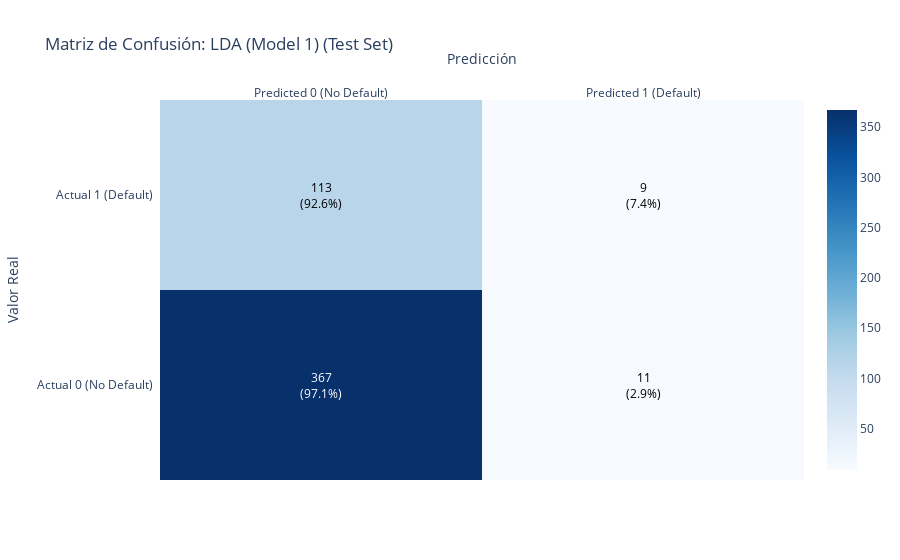
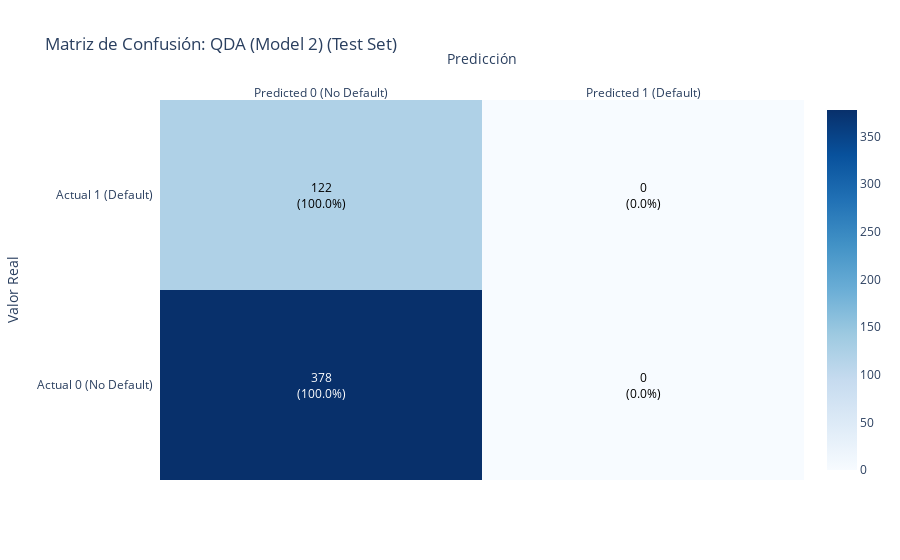
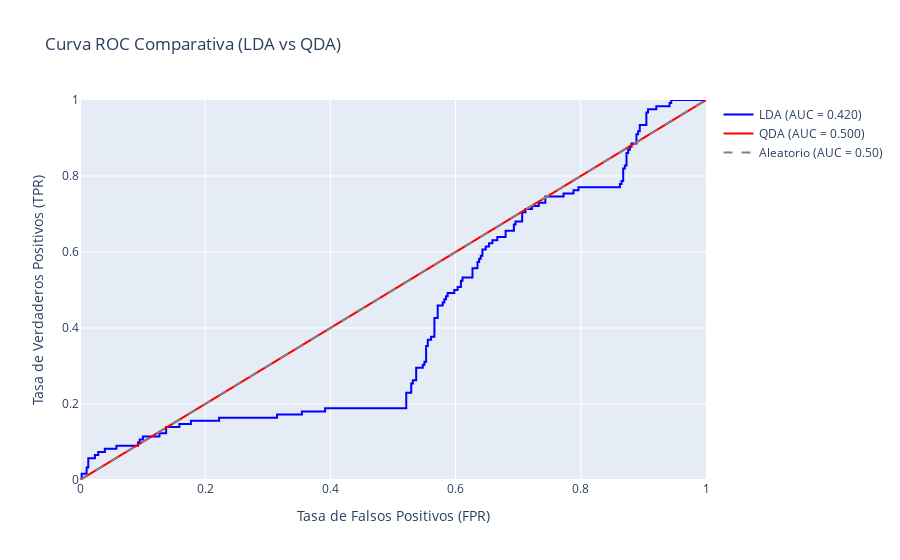

The code cell stored with these charts, in order, in its notebook:
### Markdown cell above
## 7. Data Analysis and Results

### Code cell
feature_names = train_data.drop("loan_status", axis=1).columns
X_test = test_data.drop("loan_status", axis=1)
X_test_ordered = X_test[feature_names] 
y_test = test_data["loan_status"]

models = {
    "LDA (Model 1)": model1,
    "QDA (Model 2)": model2
}

for name, model in models.items():
    evaluate_and_plot(name, model, X_test_ordered, y_test)

fpr_lda, tpr_lda, auc_lda = calculate_roc_data(models["LDA (Model 1)"], X_test_ordered, y_test)
fpr_qda, tpr_qda, auc_qda = calculate_roc_data(models["QDA (Model 2)"], X_test_ordered, y_test)

fig = go.Figure()

fig.add_trace(go.Scatter(
    x=fpr_lda, y=tpr_lda,
    mode='lines',
    name=f'LDA (AUC = {auc_lda:.3f})',
    line_color='blue'
))

fig.add_trace(go.Scatter(
    x=fpr_qda, y=tpr_qda,
    mode='lines',
    name=f'QDA (AUC = {auc_qda:.3f})',
    line_color='red'
))

fig.add_trace(go.Scatter(
    x=[0, 1], y=[0, 1],
    mode='lines',
    line=dict(dash='dash', color='gray'),
    name='Aleatorio (AUC = 0.50)',
))

fig.update_layout(
    title='Curva ROC Comparativa (LDA vs QDA)',
    xaxis_title='Tasa de Falsos Positivos (FPR)',
    yaxis_title='Tasa de Verdaderos Positivos (TPR)',
    xaxis=dict(constrain='domain', range=[0, 1]),
    yaxis=dict(constrain='domain', range=[0, 1])
)
fig.show()

### Figure 1 — Plotly figure (JSON) as saved in the notebook; plotly's stock layout.template omitted (floating-point values rounded to 4 significant figures)
{"data": [{"colorscale": [[0, "rgb(247,251,255)"], [0.125, "rgb(222,235,247)"], [0.25, "rgb(198,219,239)"], [0.375, "rgb(158,202,225)"], [0.5, "rgb(107,174,214)"], [0.625, "rgb(66,146,198)"], [0.75, "rgb(33,113,181)"], [0.875, "rgb(8,81,156)"], [1, "rgb(8,48,107)"]], "reversescale": false, "showscale": true, "type": "heatmap", "x": ["Predicted 0 (No Default)", "Predicted 1 (Default)"], "y": ["Actual 0 (No Default)", "Actual 1 (Default)"], "z": [[367, 11], [113, 9]]}], "layout": {"annotations": [{"font": {"color": "#FFFFFF"}, "showarrow": false, "text": "367<br>(97.1%)", "x": "Predicted 0 (No Default)", "xref": "x", "y": "Actual 0 (No Default)", "yref": "y"}, {"font": {"color": "#000000"}, "showarrow": false, "text": "11<br>(2.9%)", "x": "Predicted 1 (Default)", "xref": "x", "y": "Actual 0 (No Default)", "yref": "y"}, {"font": {"color": "#000000"}, "showarrow": false, "text": "113<br>(92.6%)", "x": "Predicted 0 (No Default)", "xref": "x", "y": "Actual 1 (Default)", "yref": "y"}, {"font": {"color": "#000000"}, "showarrow": false, "text": "9<br>(7.4%)", "x": "Predicted 1 (Default)", "xref": "x", "y": "Actual 1 (Default)", "yref": "y"}], "title": {"text": "Matriz de Confusión: LDA (Model 1) (Test Set)"}, "xaxis": {"dtick": 1, "gridcolor": "rgb(0, 0, 0)", "side": "top", "ticks": "", "title": {"text": "Predicción"}}, "yaxis": {"dtick": 1, "ticks": "", "ticksuffix": "  ", "title": {"text": "Valor Real"}}}}

### Figure 2 — Plotly figure (JSON) as saved in the notebook; plotly's stock layout.template omitted (floating-point values rounded to 4 significant figures)
{"data": [{"colorscale": [[0, "rgb(247,251,255)"], [0.125, "rgb(222,235,247)"], [0.25, "rgb(198,219,239)"], [0.375, "rgb(158,202,225)"], [0.5, "rgb(107,174,214)"], [0.625, "rgb(66,146,198)"], [0.75, "rgb(33,113,181)"], [0.875, "rgb(8,81,156)"], [1, "rgb(8,48,107)"]], "reversescale": false, "showscale": true, "type": "heatmap", "x": ["Predicted 0 (No Default)", "Predicted 1 (Default)"], "y": ["Actual 0 (No Default)", "Actual 1 (Default)"], "z": [[378, 0], [122, 0]]}], "layout": {"annotations": [{"font": {"color": "#FFFFFF"}, "showarrow": false, "text": "378<br>(100.0%)", "x": "Predicted 0 (No Default)", "xref": "x", "y": "Actual 0 (No Default)", "yref": "y"}, {"font": {"color": "#000000"}, "showarrow": false, "text": "0<br>(0.0%)", "x": "Predicted 1 (Default)", "xref": "x", "y": "Actual 0 (No Default)", "yref": "y"}, {"font": {"color": "#000000"}, "showarrow": false, "text": "122<br>(100.0%)", "x": "Predicted 0 (No Default)", "xref": "x", "y": "Actual 1 (Default)", "yref": "y"}, {"font": {"color": "#000000"}, "showarrow": false, "text": "0<br>(0.0%)", "x": "Predicted 1 (Default)", "xref": "x", "y": "Actual 1 (Default)", "yref": "y"}], "title": {"text": "Matriz de Confusión: QDA (Model 2) (Test Set)"}, "xaxis": {"dtick": 1, "gridcolor": "rgb(0, 0, 0)", "side": "top", "ticks": "", "title": {"text": "Predicción"}}, "yaxis": {"dtick": 1, "ticks": "", "ticksuffix": "  ", "title": {"text": "Valor Real"}}}}

### Figure 3 — Plotly figure (JSON) as saved in the notebook; plotly's stock layout.template omitted (floating-point values rounded to 4 significant figures; data arrays with more than 128 entries replaced by an {"elided": "..."} marker saying what was removed)
{"data": [{"line": {"color": "blue"}, "mode": "lines", "name": "LDA (AUC = 0.420)", "type": "scatter", "x": {"elided": "148 float values"}, "y": {"elided": "148 float values"}}, {"line": {"color": "red"}, "mode": "lines", "name": "QDA (AUC = 0.500)", "type": "scatter", "x": [0, 1], "y": [0, 1]}, {"line": {"color": "gray", "dash": "dash"}, "mode": "lines", "name": "Aleatorio (AUC = 0.50)", "type": "scatter", "x": [0, 1], "y": [0, 1]}], "layout": {"title": {"text": "Curva ROC Comparativa (LDA vs QDA)"}, "xaxis": {"constrain": "domain", "range": [0, 1], "title": {"text": "Tasa de Falsos Positivos (FPR)"}}, "yaxis": {"constrain": "domain", "range": [0, 1], "title": {"text": "Tasa de Verdaderos Positivos (TPR)"}}}}
